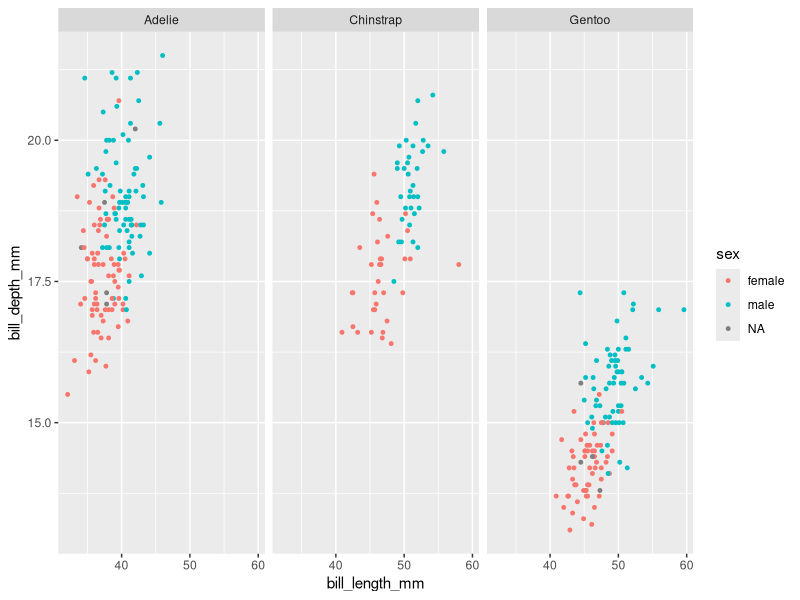
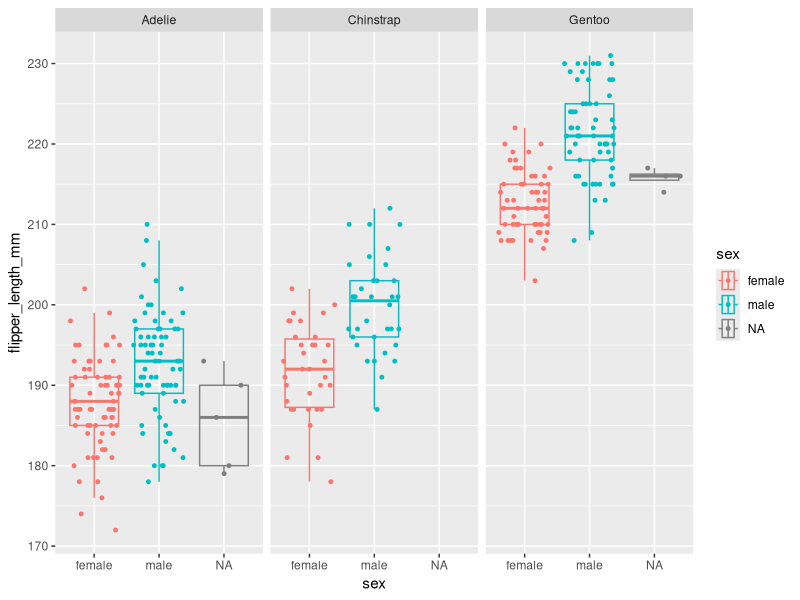

These charts were generated, in order, by the following R code:
## ---- chunk 1
knitr::opts_chunk$set(echo = TRUE)
## ---- chunk 2
library(palmerpenguins) #install.packages("palmerpenguins")
library(tidyverse)
## ---- chunk 3
penguins %>%
  ggplot(mapping = aes(x = bill_length_mm, y=bill_depth_mm, color=sex)) +
  geom_point(size=1) +
  facet_wrap(~species)
## ---- chunk 4
penguins %>%
  ggplot(mapping = aes(x=flipper_length_mm, y=sex, color=sex)) +
  geom_boxplot(outlier.alpha = 0, alpha=0) +
  geom_jitter(width = 0, size=1) +
  coord_flip() +
  facet_wrap(~species)
